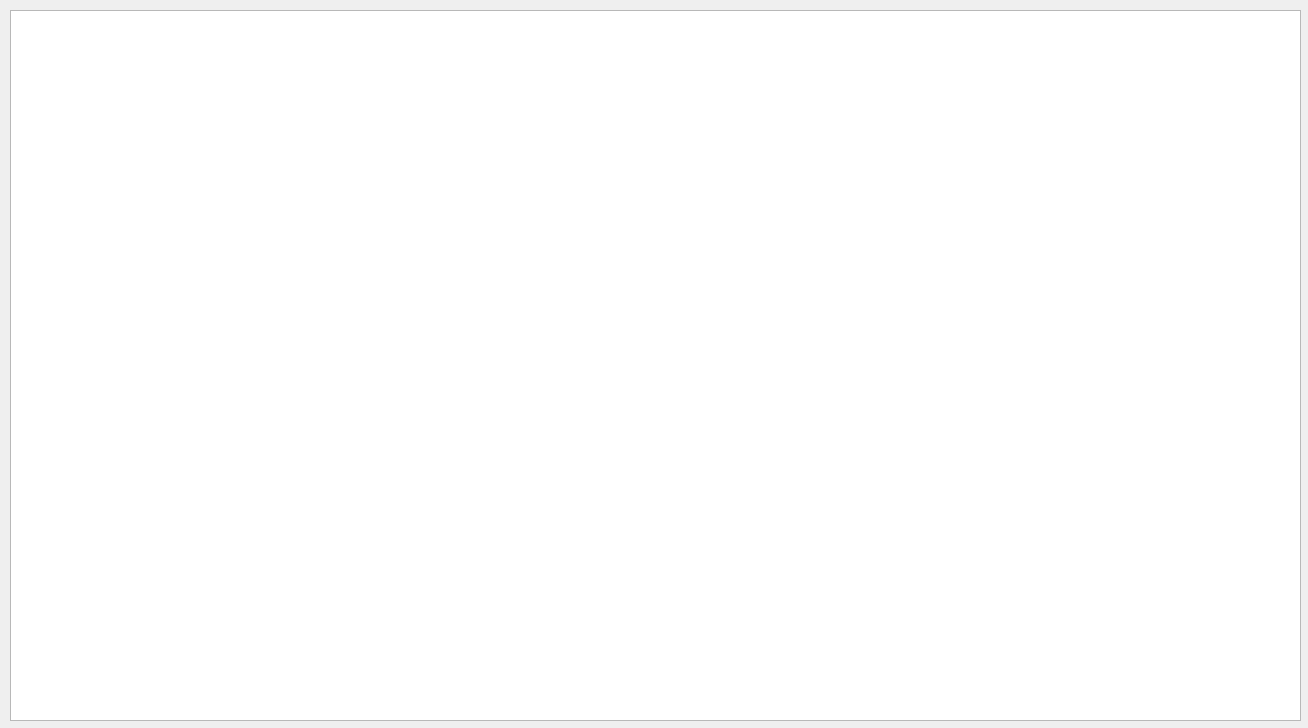
<?xml version="1.0" encoding="UTF-8"?>
<ui version="4.0">
 <class>HelpDialog</class>
 <widget class="QDialog" name="HelpDialog">
  <property name="geometry">
   <rect>
    <x>0</x>
    <y>0</y>
    <width>1308</width>
    <height>728</height>
   </rect>
  </property>
  <property name="windowTitle">
   <string>游戏帮助</string>
  </property>
  <widget class="QTextBrowser" name="textBrowser">
   <property name="geometry">
    <rect>
     <x>10</x>
     <y>10</y>
     <width>1291</width>
     <height>711</height>
    </rect>
   </property>
   <property name="html">
    <string>&lt;!DOCTYPE HTML PUBLIC &quot;-//W3C//DTD HTML 4.0//EN&quot; &quot;http://www.w3.org/TR/REC-html40/strict.dtd&quot;&gt;
&lt;html&gt;&lt;head&gt;&lt;meta name=&quot;qrichtext&quot; content=&quot;1&quot; /&gt;&lt;style type=&quot;text/css&quot;&gt;
p, li { white-space: pre-wrap; }
&lt;/style&gt;&lt;/head&gt;&lt;body style=&quot; font-family:'SimSun'; font-size:9pt; font-weight:400; font-style:normal;&quot;&gt;
&lt;p align=&quot;center&quot; style=&quot; margin-top:0px; margin-bottom:0px; margin-left:0px; margin-right:0px; -qt-block-indent:0; text-indent:0px;&quot;&gt;&lt;img src=&quot;:/res/helpdoc/image1.png&quot; /&gt;&lt;/p&gt;
&lt;p align=&quot;center&quot; style=&quot; margin-top:0px; margin-bottom:0px; margin-left:0px; margin-right:0px; -qt-block-indent:0; text-indent:0px;&quot;&gt;&lt;img src=&quot;:/res/helpdoc/image2.png&quot; /&gt;&lt;/p&gt;
&lt;p align=&quot;center&quot; style=&quot; margin-top:0px; margin-bottom:0px; margin-left:0px; margin-right:0px; -qt-block-indent:0; text-indent:0px;&quot;&gt;&lt;img src=&quot;:/res/helpdoc/image3.png&quot; /&gt;&lt;/p&gt;&lt;/body&gt;&lt;/html&gt;</string>
   </property>
  </widget>
 </widget>
 <resources/>
 <connections/>
</ui>
